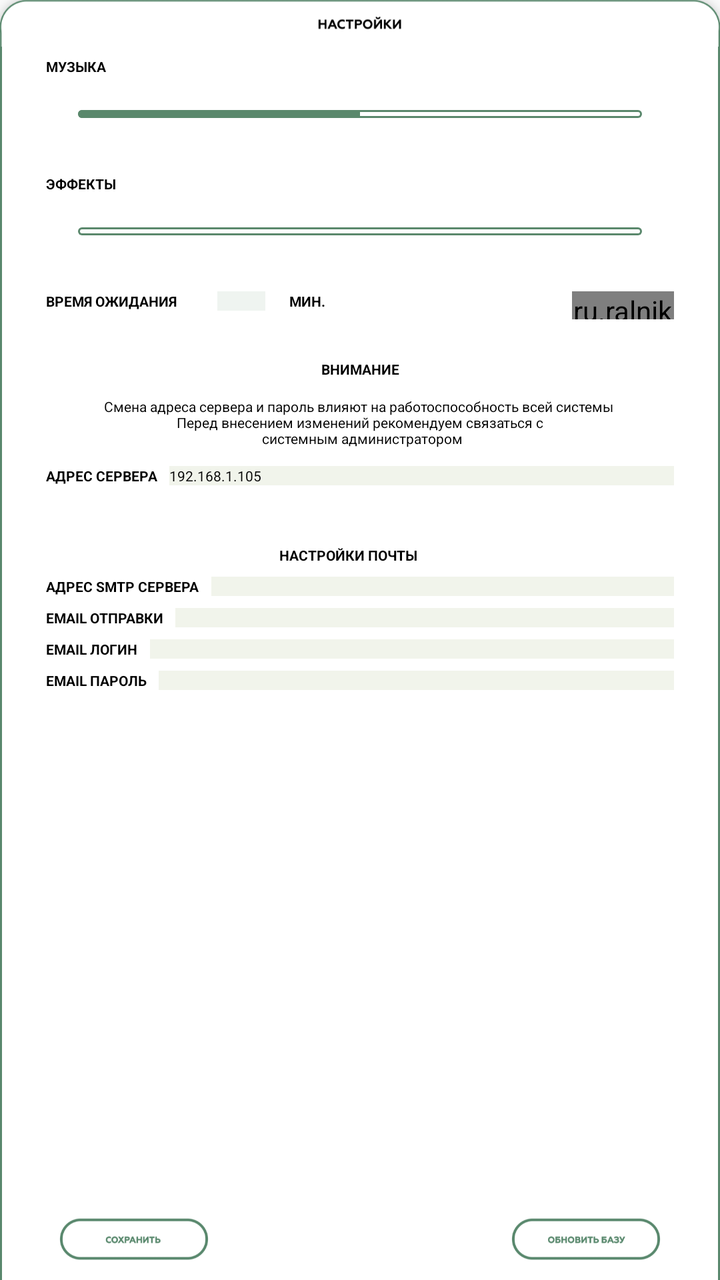
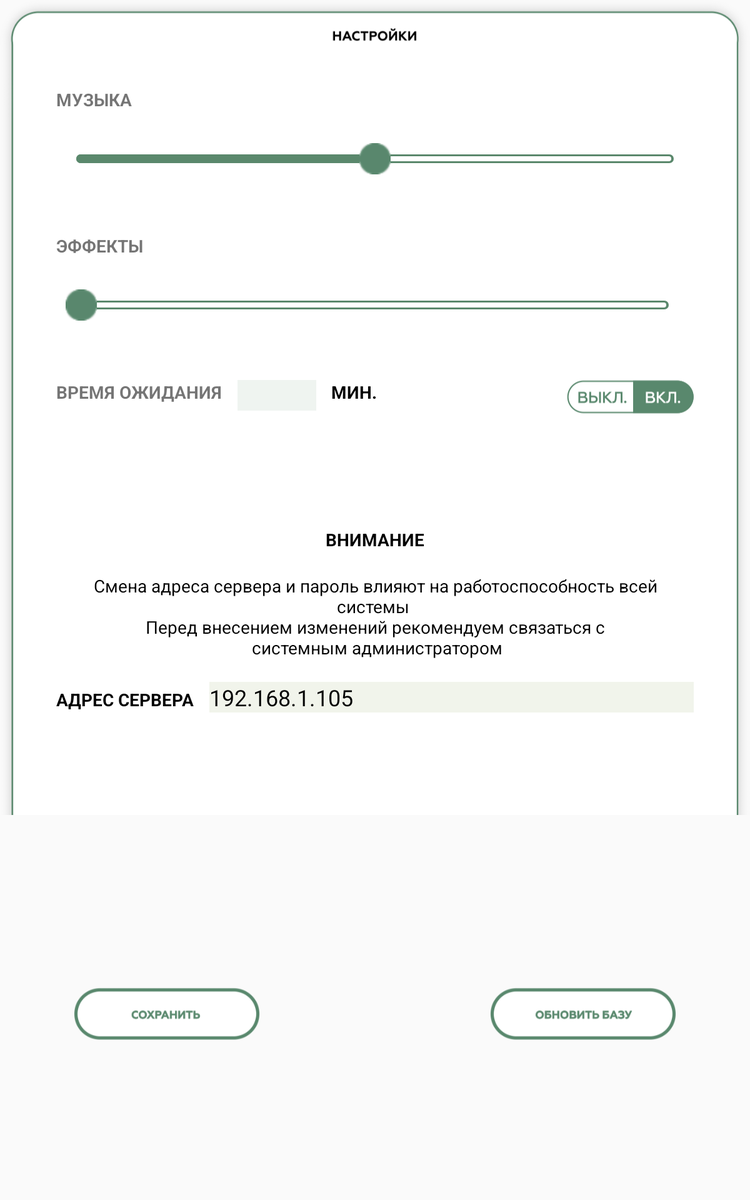

Two renders of one Android screen. The first uses the default layout on a phone; the second uses the alternative layout the repository ships for a different screen configuration, on a matching device. The two XML files are below.
<!-- AndroidManifest.xml: application theme AppTheme -->
<!-- res/layout/fragment_settings.xml -->
<?xml version="1.0" encoding="utf-8"?>
<androidx.constraintlayout.widget.ConstraintLayout
    xmlns:android="http://schemas.android.com/apk/res/android"
    xmlns:app="http://schemas.android.com/apk/res-auto"
    xmlns:tools="http://schemas.android.com/tools"
    android:layout_width="match_parent"
    android:layout_height="match_parent"
    tools:context=".SettingsFragment">

    <ImageView
        android:id="@+id/imageSheets"
        android:layout_width="match_parent"
        android:layout_height="wrap_content"
        android:adjustViewBounds="true"
        android:scaleType="centerCrop"
        android:src="@drawable/settings_sheet"
        app:layout_constraintTop_toTopOf="parent"/>

    <androidx.constraintlayout.widget.ConstraintLayout
        android:layout_width="match_parent"
        android:layout_height="0dp"
        android:background="@color/colorWhite"
        app:layout_constraintTop_toBottomOf="@+id/imageSheets"
        app:layout_constraintBottom_toBottomOf="parent">

        <ImageView
            android:layout_width="1dp"
            android:layout_height="0dp"
            android:src="@drawable/line"
            android:scaleType="fitXY"
            app:layout_constraintLeft_toLeftOf="parent"
            app:layout_constraintTop_toTopOf="parent"
            app:layout_constraintBottom_toBottomOf="parent"/>

        <ImageView
            android:layout_width="1dp"
            android:layout_height="0dp"
            android:src="@drawable/line"
            android:scaleType="fitXY"
            app:layout_constraintRight_toRightOf="parent"
            app:layout_constraintTop_toTopOf="parent"
            app:layout_constraintBottom_toBottomOf="parent"/>

    <androidx.constraintlayout.widget.ConstraintLayout
        android:id="@+id/detailsLayout"
        android:layout_width="match_parent"
        android:layout_height="0dp"
        android:layout_marginLeft="@dimen/fragment_settings_detailsLayout_marginLeft"
        android:layout_marginRight="@dimen/fragment_settings_detailsLayout_marginRight"
        android:layout_marginTop="@dimen/fragment_settings_detailsLayout_marginTop"
        app:layout_constraintTop_toTopOf="parent">

        <TextView
            android:id="@+id/txtMusic"
            android:layout_width="match_parent"
            android:layout_height="0dp"
            android:text="МУЗЫКА"
            android:textSize="@dimen/fragment_settings_titles_textSize"
            android:textStyle="bold"
            android:textColor="@color/colorBlack"
            app:layout_constraintTop_toTopOf="parent"
            />

        <SeekBar
            android:id="@+id/musicSeekBar"
            android:layout_width="match_parent"
            android:layout_height="@dimen/fragment_settings_seekbar_height"
            android:layout_marginTop="@dimen/fragment_settings_seekbar_marginTop"
            android:max="100"
            android:progress="50"
            android:progressDrawable="@drawable/seekbarrange_progress"
            android:thumb="@drawable/image_thumb_vector"
            app:layout_constraintTop_toBottomOf="@+id/txtMusic"/>

        <TextView
            android:id="@+id/txtEffects"
            android:layout_width="match_parent"
            android:layout_height="0dp"
            android:layout_marginTop="@dimen/fragment_settings_titles_marginTop"
            android:text="ЭФФЕКТЫ"
            android:textSize="@dimen/fragment_settings_titles_textSize"
            android:textStyle="bold"
            android:textColor="@color/colorBlack"
            app:layout_constraintTop_toBottomOf="@+id/musicSeekBar"/>

        <SeekBar
            android:id="@+id/effectSeekBar"
            android:layout_width="match_parent"
            android:layout_height="@dimen/fragment_settings_seekbar_height"
            android:layout_marginTop="@dimen/fragment_settings_seekbar_marginTop"
            android:max="100"
            android:progressDrawable="@drawable/seekbarrange_progress"
            android:thumb="@drawable/image_thumb_vector"
            app:layout_constraintTop_toBottomOf="@+id/txtEffects"/>

        <RelativeLayout
            android:id="@+id/timeWaitLayout"
            android:layout_width="match_parent"
            android:layout_height="0dp"
            android:layout_marginTop="@dimen/fragment_settings_timeWaitLayout_marginTop"
            android:orientation="horizontal"
            app:layout_constraintTop_toBottomOf="@+id/effectSeekBar">

            <TextView
                android:id="@+id/title_timewait"
                android:layout_width="wrap_content"
                android:layout_height="wrap_content"
                android:layout_alignParentLeft="true"
                android:layout_marginRight="@dimen/fragment_settings_titles_marginRight"
                android:text="ВРЕМЯ ОЖИДАНИЯ"
                android:textSize="@dimen/fragment_settings_titles_textSize"
                android:textStyle="bold"
                android:textColor="@color/colorBlack"/>

            <EditText
                android:id="@+id/editWaitTime"
                android:layout_width="wrap_content"
                android:layout_height="wrap_content"
                android:layout_weight="1"
                android:background="@color/settings_background_edit"
                android:ems="3"
                android:gravity="center"
                android:inputType="number"
                android:textColor="@color/colorBlack"
                android:layout_toRightOf="@id/title_timewait"
                android:textSize="@dimen/fragment_settings_emailEdit_textSize" />

            <TextView
                android:id="@+id/textView6"
                android:layout_width="wrap_content"
                android:layout_height="wrap_content"
                android:layout_marginLeft="12dp"
                android:text="МИН."
                android:textColor="@color/colorBlack"
                android:textSize="@dimen/fragment_settings_titles_textSize"
                android:textStyle="bold"
                android:layout_toRightOf="@id/editWaitTime"/>


            <ru.ralnik.myLibrary.NavigationButton.DemonsrationButton
                android:id="@+id/switcherTimer"
                android:layout_width="@dimen/fragment_settings_switcherTimer_width"
                android:layout_height="@dimen/fragment_settings_switcherTimer_height"
                app:demo_image="@drawable/button_wait_on"
                app:demo_image_down="@drawable/button_wait_off"
                android:layout_alignParentRight="true"
                android:textColor="@color/colorBlack"/>
        </RelativeLayout>

        <TextView
            android:id="@+id/txtAttention"
            android:layout_width="match_parent"
            android:layout_height="0dp"
            android:layout_marginTop="@dimen/fragment_settings_titles_marginTop"
            android:gravity="center"
            android:text="ВНИМАНИЕ"
            android:textColor="@color/colorBlack"
            android:textSize="@dimen/fragment_settings_titles_textSize"
            android:textStyle="bold"
            app:layout_constraintTop_toBottomOf="@+id/timeWaitLayout"/>

        <TextView
            android:id="@+id/textAttention"
            android:layout_width="match_parent"
            android:layout_height="0dp"
            android:layout_marginTop="@dimen/fragment_settings_textAttention_marginTop"
            android:gravity="center"
            android:text="@string/settings_title_attention"
            android:textColor="@color/colorBlack"
            android:textSize="@dimen/fragment_settings_titles_textSize"
            app:layout_constraintTop_toBottomOf="@+id/txtAttention"/>

        <LinearLayout
            android:id="@+id/serverIPLayout"
            android:layout_width="match_parent"
            android:layout_height="0dp"
            android:layout_marginTop="@dimen/fragment_settings_serverIPLayout_marginTop"
            android:orientation="horizontal"
            app:layout_constraintTop_toBottomOf="@+id/textAttention">

            <TextView
                android:id="@+id/serverIPTitle"
                android:layout_width="wrap_content"
                android:layout_height="wrap_content"
                android:layout_marginRight="@dimen/fragment_settings_serverIPTitle_marginRight"
                android:layout_weight="0"
                android:text="АДРЕС СЕРВЕРА"
                android:textColor="@color/colorBlack"
                android:textSize="@dimen/fragment_settings_titles_textSize"
                android:textStyle="bold" />

            <EditText
                android:id="@+id/editIP"
                android:layout_width="wrap_content"
                android:layout_height="wrap_content"
                android:layout_weight="10"
                android:background="@color/settings_color_edit"
                android:ems="1"
                android:inputType="textPersonName"
                android:text="192.168.1.105"
                android:textColor="@color/colorBlack"
                android:textSize="@dimen/fragment_settings_emailEdit_textSize"/>

        </LinearLayout>

        <TextView
            android:id="@+id/textView10"
            android:layout_width="match_parent"
            android:layout_height="0dp"
            android:layout_marginTop="30dp"
            android:layout_marginEnd="12dp"
            android:text="НАСТРОЙКИ ПОЧТЫ"
            android:textColor="@color/colorBlack"
            android:textSize="@dimen/fragment_settings_titles_textSize"
            android:textStyle="bold"
            android:textAlignment="center"
            app:layout_constraintTop_toBottomOf="@id/serverIPLayout"/>

        <RelativeLayout
            android:id="@+id/smtpLayout"
            android:layout_width="match_parent"
            android:layout_height="0dp"
            android:layout_marginTop="@dimen/fragment_settings_emailLayout_marginTop"
            app:layout_constraintTop_toBottomOf="@id/textView10">

            <TextView
                android:id="@+id/smtpLabel"
                android:layout_width="wrap_content"
                android:layout_height="wrap_content"
                android:text="АДРЕС SMTP СЕРВЕРА"
                style="@style/fragment_settings_emailLabel"
                android:layout_alignBaseline="@id/smtpEdit"/>
            <EditText
                android:id="@+id/smtpEdit"
                android:layout_width="match_parent"
                android:layout_height="wrap_content"
                android:layout_toRightOf="@id/smtpLabel"
                android:background="@color/settings_color_edit"
                android:textColor="@color/colorBlack"
                android:textSize="@dimen/fragment_settings_emailEdit_textSize"/>
        </RelativeLayout>

        <RelativeLayout
            android:id="@+id/emailFromLayout"
            android:layout_width="match_parent"
            android:layout_height="0dp"
            android:layout_marginTop="@dimen/fragment_settings_emailLayout_marginTop"
            app:layout_constraintTop_toBottomOf="@id/smtpLayout">

            <TextView
                android:id="@+id/emailFromLabel"
                android:layout_width="wrap_content"
                android:layout_height="wrap_content"
                android:text="EMAIL ОТПРАВКИ"
                style="@style/fragment_settings_emailLabel"
                android:layout_alignBaseline="@id/emailFromEdit"/>
            <EditText
                android:id="@+id/emailFromEdit"
                android:layout_width="match_parent"
                android:layout_height="wrap_content"
                android:layout_toRightOf="@id/emailFromLabel"
                android:background="@color/settings_color_edit"
                android:textColor="@color/colorBlack"
                android:textSize="@dimen/fragment_settings_emailEdit_textSize"/>
        </RelativeLayout>

        <RelativeLayout
            android:id="@+id/emailLoginLayout"
            android:layout_width="match_parent"
            android:layout_height="0dp"
            android:layout_marginTop="@dimen/fragment_settings_emailLayout_marginTop"
            app:layout_constraintTop_toBottomOf="@id/emailFromLayout">

            <TextView
                android:id="@+id/emailLoginLabel"
                android:layout_width="wrap_content"
                android:layout_height="wrap_content"
                android:text="EMAIL ЛОГИН"
                style="@style/fragment_settings_emailLabel"
                android:layout_alignBaseline="@id/emailLoginEdit"/>

            <EditText
                android:id="@+id/emailLoginEdit"
                android:layout_width="match_parent"
                android:layout_height="wrap_content"
                android:layout_toRightOf="@id/emailLoginLabel"
                android:background="@color/settings_color_edit"
                android:inputType="textEmailAddress"
                android:textColor="@color/colorBlack"
                android:textSize="@dimen/fragment_settings_emailEdit_textSize"/>
        </RelativeLayout>

        <RelativeLayout
            android:id="@+id/emailPasswordLayout"
            android:layout_width="match_parent"
            android:layout_height="0dp"
            android:layout_marginTop="@dimen/fragment_settings_emailLayout_marginTop"
            app:layout_constraintTop_toBottomOf="@id/emailLoginLayout">

            <TextView
                android:id="@+id/emailPasswordLabel"
                android:layout_width="wrap_content"
                android:layout_height="wrap_content"
                android:text="EMAIL ПАРОЛЬ"
                style="@style/fragment_settings_emailLabel"
                android:layout_alignBaseline="@id/emailPasswordEdit"/>

            <EditText
                android:id="@+id/emailPasswordEdit"
                android:layout_width="match_parent"
                android:layout_height="wrap_content"
                android:layout_toRightOf="@id/emailPasswordLabel"
                android:background="@color/settings_color_edit"
                android:textColor="@color/colorBlack"
                android:textSize="@dimen/fragment_settings_emailEdit_textSize"/>
        </RelativeLayout>

    </androidx.constraintlayout.widget.ConstraintLayout>

        <RelativeLayout
            android:id="@+id/footer"
            android:layout_width="match_parent"
            android:layout_height="0dp"
            android:layout_marginLeft="@dimen/fragment_settings_footer_marginLeft"
            android:layout_marginRight="@dimen/fragment_settings_footer_marginRight"
            android:layout_marginBottom="@dimen/fragment_settings_footer_marginBottom"
            app:layout_constraintBottom_toBottomOf="parent">

            <ImageView
                android:id="@+id/buttonSave"
                android:layout_width="@dimen/fragment_settings_buttonSave_width"
                android:layout_height="@dimen/fragment_settings_buttonSave_height"
                android:layout_weight="1"
                app:srcCompat="@drawable/button_save_option_pressed"
                android:layout_alignParentLeft="true"/>

            <ImageView
                android:id="@+id/buttonUpdateDB"
                android:layout_width="@dimen/fragment_settings_buttonUpdateDB_width"
                android:layout_height="@dimen/fragment_settings_buttonUpdateDB_height"
                android:layout_weight="1"
                app:srcCompat="@drawable/button_updatedb_setting_pressed"
                android:layout_alignParentRight="true"/>
        </RelativeLayout>

    </androidx.constraintlayout.widget.ConstraintLayout>

</androidx.constraintlayout.widget.ConstraintLayout>
<!-- resources referenced by this layout -->
<resources>
  <color name="colorBlack">#000000</color>
  <color name="colorWhite">#FFFFFF</color>
  <color name="settings_background_edit">#eff4f0</color>
  <color name="settings_color_edit">#F1F4EB</color>
  <dimen name="fragment_settings_buttonSave_height">21dp</dimen>
  <dimen name="fragment_settings_buttonSave_width">88dp</dimen>
  <dimen name="fragment_settings_buttonUpdateDB_height">21dp</dimen>
  <dimen name="fragment_settings_buttonUpdateDB_width">88dp</dimen>
  <dimen name="fragment_settings_detailsLayout_marginLeft">23dp</dimen>
  <dimen name="fragment_settings_detailsLayout_marginRight">23dp</dimen>
  <dimen name="fragment_settings_detailsLayout_marginTop">5dp</dimen>
  <dimen name="fragment_settings_emailEdit_textSize">7sp</dimen>
  <dimen name="fragment_settings_emailLayout_marginTop">6dp</dimen>
  <dimen name="fragment_settings_footer_marginBottom">10dp</dimen>
  <dimen name="fragment_settings_footer_marginLeft">23dp</dimen>
  <dimen name="fragment_settings_footer_marginRight">23dp</dimen>
  <dimen name="fragment_settings_seekbar_height">20dp</dimen>
  <dimen name="fragment_settings_seekbar_marginTop">9dp</dimen>
  <dimen name="fragment_settings_serverIPLayout_marginTop">9dp</dimen>
  <dimen name="fragment_settings_serverIPTitle_marginRight">6dp</dimen>
  <dimen name="fragment_settings_switcherTimer_height">14dp</dimen>
  <dimen name="fragment_settings_switcherTimer_width">51dp</dimen>
  <dimen name="fragment_settings_textAttention_marginTop">9dp</dimen>
  <dimen name="fragment_settings_timeWaitLayout_marginTop">20dp</dimen>
  <dimen name="fragment_settings_titles_marginRight">20dp</dimen>
  <dimen name="fragment_settings_titles_marginTop">20dp</dimen>
  <dimen name="fragment_settings_titles_textSize">7sp</dimen>
  <!-- drawable button_save_option_pressed (drawable) -->
  <?xml version="1.0" encoding="utf-8"?>
  
  <selector xmlns:android="http://schemas.android.com/apk/res/android" >
      <item android:state_pressed="true" android:drawable="@drawable/button_save_push" />
      <item android:state_focused="true" android:drawable="@drawable/button_save_push" />
      <item android:drawable="@drawable/button_save_clear" />
  </selector>
  <!-- drawable image_thumb_vector (drawable-sw600dp) -->
  <?xml version="1.0" encoding="utf-8"?>
  <selector xmlns:android="http://schemas.android.com/apk/res/android">
      <item>
          <shape android:shape="oval" >
              <solid android:color="@color/seekbar_thumb_color"/>
              <size
                  android:width="25dp"
                  android:height="25dp" />
          </shape>
  
      </item>
  </selector>
  <string name="settings_title_attention">Смена адреса сервера и пароль влияют на работоспособность всей системы \n
          Перед внесением изменений рекомендуем связаться с \n
          системным администратором
      </string>
  <style name="fragment_settings_emailLabel">
          <item name="android:layout_marginRight">@dimen/fragment_settings_emailLabel_marginRight</item>
          <item name="android:textColor">@color/colorBlack</item>
          <item name="android:textSize">@dimen/fragment_settings_titles_textSize</item>
          <item name="android:textStyle">bold</item>
      </style>
  <style name="AppTheme" parent="Theme.AppCompat.Light.DarkActionBar">
          
          <item name="colorPrimary">@color/colorPrimary</item>
          <item name="colorPrimaryDark">@color/colorPrimaryDark</item>
          <item name="colorAccent">@color/colorAccent</item>
      </style>
  <color name="seekbar_thumb_color">#5a886c</color>
  <color name="seekbar_highlight_progress_color">#5a886c</color>
  <dimen name="fragment_settings_emailLabel_marginRight">6dp</dimen>
  <color name="colorPrimary">#008577</color>
  <color name="colorPrimaryDark">#00574B</color>
  <color name="colorAccent">#D81B60</color>
</resources>
<!-- res/layout-sw600dp/fragment_settings.xml (the author's variant of the layout above) -->
<!-- drawn on a 7-inch tablet held upright -->
<?xml version="1.0" encoding="utf-8"?>
<FrameLayout xmlns:android="http://schemas.android.com/apk/res/android"
    xmlns:app="http://schemas.android.com/apk/res-auto"
    xmlns:tools="http://schemas.android.com/tools"
    android:layout_width="match_parent"
    android:layout_height="match_parent"
    tools:context=".SettingsFragment">

    <ImageView
        android:id="@+id/imageSheets"
        android:layout_width="match_parent"
        android:layout_height="wrap_content"
        android:adjustViewBounds="true"
        android:scaleType="centerInside"
        android:src="@drawable/settings_background"/>

    <LinearLayout
        android:id="@+id/tabSheetsHeaderLinearLayout"
        android:layout_width="match_parent"
        android:layout_height="@dimen/tabSheetsLayout_header_heigth"
        android:orientation="horizontal"
        android:weightSum="100"
        tools:ignore="MissingConstraints">
        <FrameLayout
            android:id="@+id/sheet1"
            android:layout_width="match_parent"
            android:layout_height="match_parent"
            android:background="@android:color/transparent"
            android:layout_weight="50">
        </FrameLayout>
        <FrameLayout
            android:id="@+id/sheet2"
            android:layout_width="match_parent"
            android:layout_height="match_parent"
            android:background="@android:color/transparent"
            android:layout_weight="50">
        </FrameLayout>
    </LinearLayout>
    <LinearLayout
        android:layout_width="match_parent"
        android:layout_height="wrap_content"
        android:orientation="vertical"
        android:layout_marginLeft="45dp"
        android:layout_marginRight="45dp"
        android:layout_marginTop="70dp">

        <TextView
            android:id="@+id/txtMusic"
            android:layout_width="match_parent"
            android:layout_height="wrap_content"
            android:layout_marginBottom="18dp"
            android:text="МУЗЫКА"
            android:textSize="14sp"
            android:textStyle="bold" />

        <SeekBar
            android:id="@+id/musicSeekBar"
            android:layout_width="match_parent"
            android:layout_height="40dp"
            android:layout_marginBottom="40dp"
            android:max="100"
            android:progress="50"
            android:progressDrawable="@drawable/seekbarrange_progress"
            android:thumb="@drawable/image_thumb" />

        <TextView
            android:id="@+id/txtEffects"
            android:layout_width="match_parent"
            android:layout_height="wrap_content"
            android:layout_marginBottom="18dp"
            android:text="ЭФФЕКТЫ"
            android:textSize="14sp"
            android:textStyle="bold" />

        <SeekBar
            android:id="@+id/effectSeekBar"
            android:layout_width="match_parent"
            android:layout_height="40dp"
            android:layout_marginBottom="40dp"
            android:max="100"
            android:paddingStart="20dp"
            android:paddingEnd="20dp"
            android:progressDrawable="@drawable/seekbarrange_progress"
            android:thumb="@drawable/image_thumb" />

        <RelativeLayout
            android:layout_width="match_parent"
            android:layout_height="wrap_content"
            android:layout_marginBottom="91dp"
            android:orientation="horizontal">

            <TextView
                android:id="@+id/title_timewait"
                android:layout_width="wrap_content"
                android:layout_height="wrap_content"
                android:layout_alignParentLeft="true"
                android:layout_marginEnd="12dp"
                android:text="ВРЕМЯ ОЖИДАНИЯ"
                android:textSize="14sp"
                android:textStyle="bold" />

            <EditText
                android:id="@+id/editWaitTime"
                android:layout_width="wrap_content"
                android:layout_height="wrap_content"
                android:layout_weight="1"
                android:background="@color/settings_background_edit"
                android:ems="3"
                android:gravity="center"
                android:inputType="number"
                android:textColor="@color/colorBlack"
                android:layout_toRightOf="@id/title_timewait"/>

            <TextView
                android:id="@+id/textView6"
                android:layout_width="wrap_content"
                android:layout_height="wrap_content"
                android:layout_marginStart="12dp"
                android:text="МИН."
                android:textColor="@color/colorBlack"
                android:textSize="14sp"
                android:textStyle="bold"
                android:layout_toRightOf="@id/editWaitTime"/>


            <ImageView
                android:id="@+id/switcherTimer"
                android:layout_width="102dp"
                android:layout_height="27dp"
                app:srcCompat="@drawable/button_wait_on"
                android:layout_alignParentRight="true"/>
        </RelativeLayout>

        <TextView
            android:id="@+id/txtAttention"
            android:layout_width="match_parent"
            android:layout_height="wrap_content"
            android:layout_marginBottom="18dp"
            android:gravity="center"
            android:text="ВНИМАНИЕ"
            android:textColor="@color/colorBlack"
            android:textSize="14sp"
            android:textStyle="bold" />

        <TextView
            android:id="@+id/textAttention"
            android:layout_width="match_parent"
            android:layout_height="wrap_content"
            android:layout_marginBottom="18dp"
            android:gravity="center"
            android:text="@string/settings_title_attention"
            android:textColor="@color/colorBlack"
            android:textSize="14sp" />

        <LinearLayout
            android:layout_width="match_parent"
            android:layout_height="wrap_content"
            android:layout_marginBottom="220dp"
            android:orientation="horizontal">

            <TextView
                android:id="@+id/textView9"
                android:layout_width="wrap_content"
                android:layout_height="wrap_content"
                android:layout_marginEnd="12dp"
                android:layout_weight="0"
                android:text="АДРЕС СЕРВЕРА"
                android:textColor="@color/colorBlack"
                android:textSize="14sp"
                android:textStyle="bold" />

            <EditText
                android:id="@+id/editIP"
                android:layout_width="wrap_content"
                android:layout_height="wrap_content"
                android:layout_weight="10"
                android:background="@color/settings_color_edit"
                android:ems="1"
                android:inputType="textPersonName"
                android:text="192.168.1.105"
                android:textColor="@color/colorBlack" />

        </LinearLayout>

        <RelativeLayout
            android:layout_width="match_parent"
            android:layout_height="match_parent"            >

            <ImageView
                android:id="@+id/btnSave"
                android:layout_width="177dp"
                android:layout_height="42dp"
                android:layout_weight="1"
                app:srcCompat="@drawable/button_save_option_pressed"
                android:layout_alignParentLeft="true"/>

            <ImageView
                android:id="@+id/btnUpdateDB"
                android:layout_width="177dp"
                android:layout_height="42dp"
                android:layout_weight="1"
                app:srcCompat="@drawable/button_updatedb_setting_pressed"
                android:layout_alignParentRight="true"/>
        </RelativeLayout>

    </LinearLayout>

</FrameLayout>
<!-- resources referenced by the variant -->
<!-- as a 7-inch tablet held upright resolves them -->
<resources>
  <color name="colorBlack">#000000</color>
  <color name="settings_background_edit">#eff4f0</color>
  <color name="settings_color_edit">#F1F4EB</color>
  <!-- drawable button_save_option_pressed (drawable) -->
  <?xml version="1.0" encoding="utf-8"?>
  
  <selector xmlns:android="http://schemas.android.com/apk/res/android" >
      <item android:state_pressed="true" android:drawable="@drawable/button_save_push" />
      <item android:state_focused="true" android:drawable="@drawable/button_save_push" />
      <item android:drawable="@drawable/button_save_clear" />
  </selector>
  <!-- drawable button_updatedb_setting_pressed (drawable) -->
  <?xml version="1.0" encoding="utf-8"?>
  
  <selector xmlns:android="http://schemas.android.com/apk/res/android" >
      <item android:state_pressed="true" android:drawable="@drawable/button_update_push" />
      <item android:state_focused="true" android:drawable="@drawable/button_update_push" />
      <item android:drawable="@drawable/button_update_clear" />
  </selector>
  <!-- drawable button_wait_on: png bitmap (drawable, 7120 bytes) -->
  <!-- drawable image_thumb: png bitmap (drawable-sw600dp, 441 bytes) -->
  <!-- drawable seekbarrange_progress (drawable) -->
  ﻿<?xml version="1.0" encoding="utf-8" ?>
  <layer-list xmlns:android="http://schemas.android.com/apk/res/android" >
      <item android:height="4dp" android:gravity="center_vertical" >
  <shape xmlns:android="http://schemas.android.com/apk/res/android"   android:shape="rectangle"  >
      <corners android:radius="5dp" />
      <solid android:color="@color/seekbar_highlight_progress_color" />
  </shape>
      </item>
  
      <item android:height="2dp" android:gravity="center_vertical" android:start="1dp" android:end="1dp" >
          <shape xmlns:android="http://schemas.android.com/apk/res/android"   android:shape="rectangle" >
              <corners android:radius="5dp" />
              <solid android:color="@color/colorWhite" />
          </shape>
      </item>
  
      <item android:id="@android:id/progress" android:height="4dp" android:gravity="center" >
          <clip>
          <shape xmlns:android="http://schemas.android.com/apk/res/android"   android:shape="rectangle">
              <corners android:radius="5dp" />
              <solid android:color="@color/seekbar_highlight_progress_color"/>
          </shape>
          </clip>
      </item>
  </layer-list>
  <!-- drawable settings_background: png bitmap (drawable, 25757 bytes) -->
  <string name="settings_title_attention">Смена адреса сервера и пароль влияют на работоспособность всей системы \n
          Перед внесением изменений рекомендуем связаться с \n
          системным администратором
      </string>
  <style name="AppTheme" parent="Theme.AppCompat.Light.DarkActionBar">
          
          <item name="colorPrimary">@color/colorPrimary</item>
          <item name="colorPrimaryDark">@color/colorPrimaryDark</item>
          <item name="colorAccent">@color/colorAccent</item>
      </style>
  <!-- drawable button_save_push: png bitmap (drawable, 8894 bytes) -->
  <!-- drawable button_save_clear: png bitmap (drawable, 11149 bytes) -->
  <!-- drawable button_update_push: png bitmap (drawable, 10137 bytes) -->
  <!-- drawable button_update_clear: png bitmap (drawable, 12313 bytes) -->
  <color name="seekbar_highlight_progress_color">#5a886c</color>
  <color name="colorWhite">#FFFFFF</color>
  <color name="colorPrimary">#008577</color>
  <color name="colorPrimaryDark">#00574B</color>
  <color name="colorAccent">#D81B60</color>
</resources>
